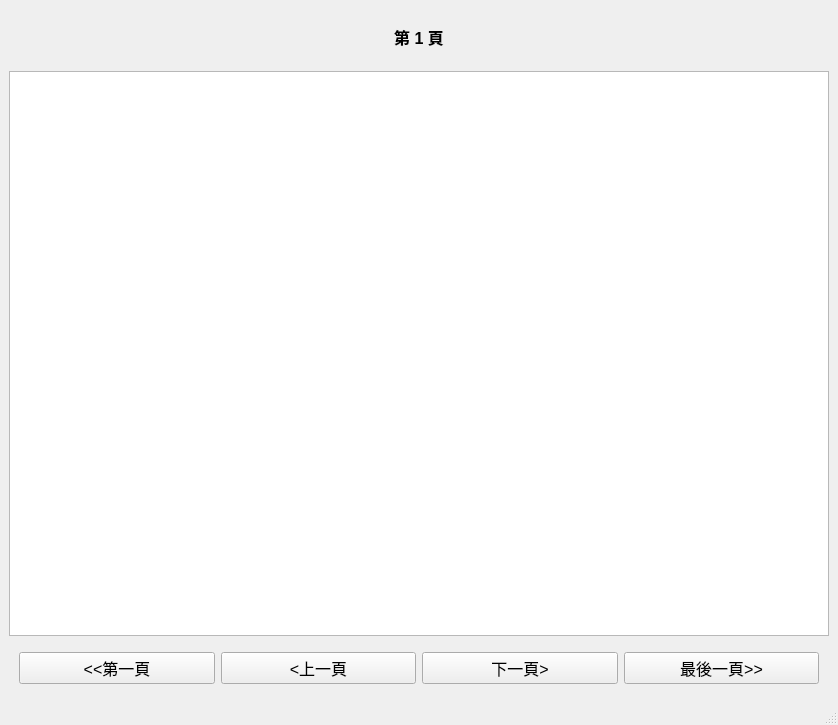
<?xml version="1.0" encoding="UTF-8"?>
<ui version="4.0">
 <class>MainWindow</class>
 <widget class="QMainWindow" name="MainWindow">
  <property name="geometry">
   <rect>
    <x>0</x>
    <y>0</y>
    <width>838</width>
    <height>725</height>
   </rect>
  </property>
  <property name="windowTitle">
   <string>MainWindow</string>
  </property>
  <widget class="QWidget" name="centralwidget">
   <property name="autoFillBackground">
    <bool>false</bool>
   </property>
   <layout class="QHBoxLayout" name="horizontalLayout_2">
    <item>
     <layout class="QVBoxLayout" name="verticalLayout" stretch="1,10,1">
      <item>
       <widget class="QLabel" name="label_cap">
        <property name="enabled">
         <bool>true</bool>
        </property>
        <property name="font">
         <font>
          <pointsize>12</pointsize>
          <weight>75</weight>
          <italic>false</italic>
          <bold>true</bold>
          <underline>false</underline>
          <strikeout>false</strikeout>
         </font>
        </property>
        <property name="text">
         <string>第 1 頁</string>
        </property>
        <property name="alignment">
         <set>Qt::AlignCenter</set>
        </property>
       </widget>
      </item>
      <item>
       <widget class="PlotWidget" name="graphWidget"/>
      </item>
      <item>
       <layout class="QHBoxLayout" name="horizontalLayout">
        <property name="leftMargin">
         <number>10</number>
        </property>
        <property name="topMargin">
         <number>10</number>
        </property>
        <property name="rightMargin">
         <number>10</number>
        </property>
        <property name="bottomMargin">
         <number>10</number>
        </property>
        <item>
         <widget class="QPushButton" name="pBut_first">
          <property name="font">
           <font>
            <pointsize>12</pointsize>
           </font>
          </property>
          <property name="text">
           <string>&lt;&lt;第一頁</string>
          </property>
         </widget>
        </item>
        <item>
         <widget class="QPushButton" name="pBut_previous">
          <property name="font">
           <font>
            <pointsize>12</pointsize>
           </font>
          </property>
          <property name="text">
           <string>&lt;上一頁</string>
          </property>
         </widget>
        </item>
        <item>
         <widget class="QPushButton" name="pBut_next">
          <property name="font">
           <font>
            <pointsize>12</pointsize>
           </font>
          </property>
          <property name="text">
           <string>下一頁&gt;</string>
          </property>
         </widget>
        </item>
        <item>
         <widget class="QPushButton" name="pBut_last">
          <property name="font">
           <font>
            <pointsize>12</pointsize>
           </font>
          </property>
          <property name="text">
           <string>最後一頁&gt;&gt;</string>
          </property>
         </widget>
        </item>
       </layout>
      </item>
     </layout>
    </item>
   </layout>
  </widget>
  <widget class="QMenuBar" name="menubar">
   <property name="geometry">
    <rect>
     <x>0</x>
     <y>0</y>
     <width>838</width>
     <height>25</height>
    </rect>
   </property>
  </widget>
  <widget class="QStatusBar" name="statusbar"/>
 </widget>
 <customwidgets>
  <customwidget>
   <class>PlotWidget</class>
   <extends>QGraphicsView</extends>
   <header location="global">pyqtgraph</header>
   <container>1</container>
  </customwidget>
 </customwidgets>
 <resources/>
 <connections/>
</ui>
